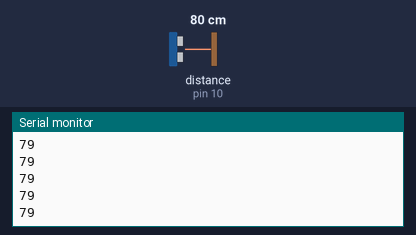
Bench run of a sketch on a simulated Arduino Uno, built with avr-gcc and run on an emulated ATmega328P. Parts: the last lines printed to the serial monitor. Wiring (inferred from the names in the program): ultrasonic range finder: trigger pin 9; echo pin 10. Inputs (shaded band) come from the test bench; at power-on: distance to the obstacle (sensor on pin 10) 80 cm. The echo pulse lasts 58.3 µs per cm.

Above: at 1.2 s.
1.3 s: distance to the obstacle (sensor on pin 10) set to 2 cm
At 1.37 s:
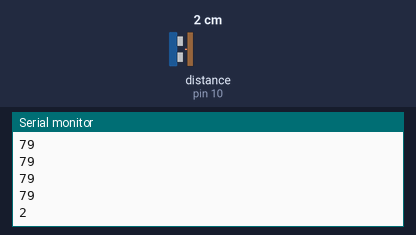
2.8 s: distance to the obstacle (sensor on pin 10) set to 4 cm
At 2.89 s:
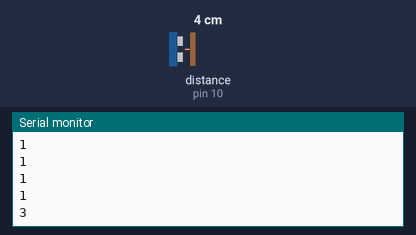
Timing chart, 0 to 5.8 s (numbered marks = the images above; inputs shaded):
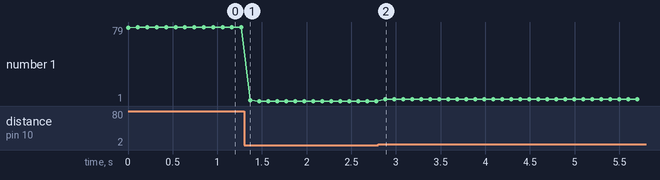

The sketch:

telemetry.ino
```cpp
// Define physical pin connections
const int trigPin = 9;
const int echoPin = 10;

// Variables for calculation
long duration;
int distance;

void setup() {
  pinMode(trigPin, OUTPUT); // Sets the trigPin as an Output
  pinMode(echoPin, INPUT);  // Sets the echoPin as an Input
  Serial.begin(9600);       // Starts serial communication at 9600 baud rate
}

void loop() {
  // Clear the trigPin
  digitalWrite(trigPin, LOW);
  delayMicroseconds(2);

  // Send a 10 microsecond ultrasonic pulse
  digitalWrite(trigPin, HIGH);
  delayMicroseconds(10);
  digitalWrite(trigPin, LOW);

  // Read the echoPin, returns the sound wave travel time in microseconds
  duration = pulseIn(echoPin, HIGH);

  // Calculate the distance (Speed of sound is 0.034 cm/microsecond)
  distance = duration * 0.034 / 2;

  // Print the distance to the Serial Port
  Serial.println(distance);

  // Delay 100 milliseconds before the next reading to prevent buffer overload
  delay(100);
}
```

Measured:
- after the input at 1.3 s, the serial monitor: prints a new line after 0.07 s (image 1)
- after the input at 2.8 s, the serial monitor: prints a new line after 0.08 s (image 2)
- plotted number 1: 79 → 1 after the input at 1.3 s, 1 → 3 after the input at 2.8 s
